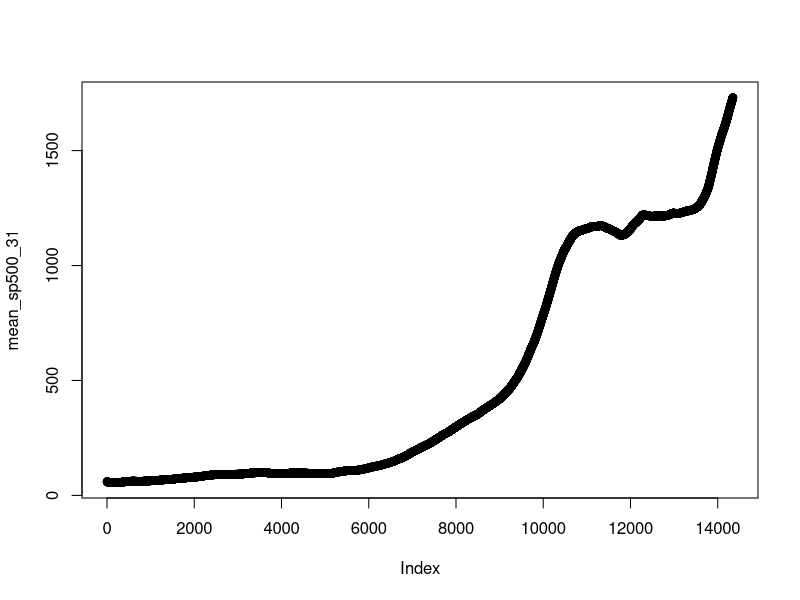

Write R code to recreate this figure.
install.packages('pracma')
library(pracma)
sp500_31 = scan('sp500_31Dec59-30Dec16.txt')
mean_sp500_31 = movavg(x = sp500_31, n = 1506)
plot(mean_sp500_31)